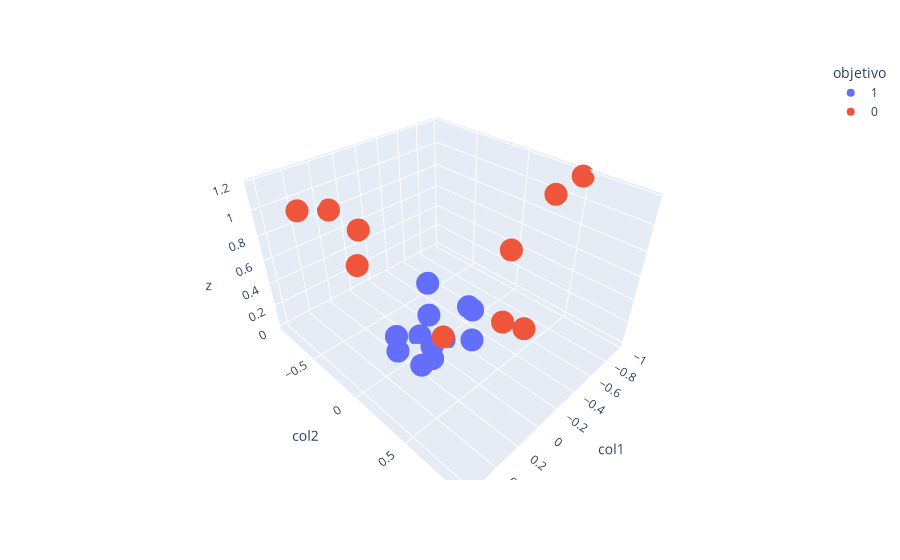

The notebook cell this image was saved under:
### Code cell
import plotly.graph_objects as go

fig2 = px.scatter_3d(simulacion, x='col1', y='col2', z='z',
              color='objetivo')

fig2.show()

### Figure 1 — Plotly figure (JSON) as saved in the notebook; plotly's stock layout.template omitted (floating-point values rounded to 4 significant figures)
{"data": [{"hovertemplate": "objetivo=1<br>col1=%{x}<br>col2=%{y}<br>z=%{z}<extra></extra>", "legendgroup": "1", "marker": {"color": "#636efa", "symbol": "circle"}, "mode": "markers", "name": "1", "scene": "scene", "showlegend": true, "type": "scatter3d", "x": [-0.002525, -0.008918, 0.09997, -0.1069, 0.1485, -0.1762, -0.179, 0.2316, 0.2433, -0.3143, -0.3809, -0.3875], "y": [0.03091, -0.106, 0.1458, 0.05043, -0.1853, -0.1849, 0.2613, 0.1793, -0.05683, -0.341, 0.07866, 0.03082], "z": [0.0009619, 0.01131, 0.03125, 0.01397, 0.05639, 0.06523, 0.1003, 0.08581, 0.06245, 0.2151, 0.1513, 0.1511]}, {"hovertemplate": "objetivo=0<br>col1=%{x}<br>col2=%{y}<br>z=%{z}<extra></extra>", "legendgroup": "0", "marker": {"color": "#EF553B", "symbol": "circle"}, "mode": "markers", "name": "0", "scene": "scene", "showlegend": true, "type": "scatter3d", "x": [-0.03113, 0.1066, -0.1077, 0.1334, 0.3838, 0.3856, 0.6131, -0.7305, -0.9471, -0.9729], "y": [-0.7919, -0.6527, 0.7351, -0.8967, 0.9425, -0.8781, 0.7819, 0.1304, 0.3098, 0.4802], "z": [0.6281, 0.4373, 0.552, 0.8219, 1.036, 0.9197, 0.9872, 0.5506, 0.9931, 1.177]}], "layout": {"legend": {"title": {"text": "objetivo"}, "tracegroupgap": 0}, "margin": {"t": 60}, "scene": {"domain": {"x": [0, 1], "y": [0, 1]}, "xaxis": {"title": {"text": "col1"}}, "yaxis": {"title": {"text": "col2"}}, "zaxis": {"title": {"text": "z"}}}}}
